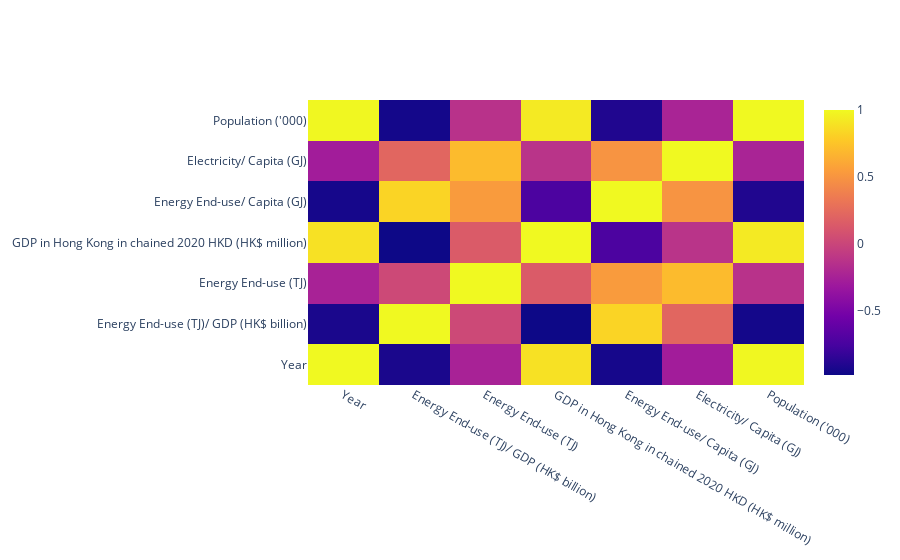

Here is the notebook cell this chart was saved with:
### Code cell
import plotly.express as px
import plotly.graph_objects as go
import plotly.figure_factory as ff

# Heatmap
df_corr = df_overview.corr()
fig = go.Figure(data=go.Heatmap(z=df_corr.values.tolist(), x=df_corr.columns.tolist(), y=df_corr.columns.tolist()))
fig.show()

### Figure 1 — Plotly figure (JSON) as saved in the notebook; plotly's stock layout.template omitted (floating-point values rounded to 4 significant figures)
{"data": [{"type": "heatmap", "x": ["Year", "Energy End-use (TJ)/ GDP (HK$ billion)", "Energy End-use (TJ)", "GDP in Hong Kong in chained 2020 HKD (HK$ million)", "Energy End-use/ Capita (GJ)", "Electricity/ Capita (GJ)", "Population ('000)"], "y": ["Year", "Energy End-use (TJ)/ GDP (HK$ billion)", "Energy End-use (TJ)", "GDP in Hong Kong in chained 2020 HKD (HK$ million)", "Energy End-use/ Capita (GJ)", "Electricity/ Capita (GJ)", "Population ('000)"], "z": [[1, -0.9343, -0.2454, 0.8862, -0.9489, -0.2861, 0.992], [-0.9343, 1, 0.02008, -0.9845, 0.8287, 0.2166, -0.9581], [-0.2454, 0.02008, 1, 0.1427, 0.5339, 0.7011, -0.1365], [0.8862, -0.9845, 0.1427, 1, -0.735, -0.1261, 0.9288], [-0.9489, 0.8287, 0.5339, -0.735, 1, 0.4925, -0.9104], [-0.2861, 0.2166, 0.7011, -0.1261, 0.4925, 1, -0.2364], [0.992, -0.9581, -0.1365, 0.9288, -0.9104, -0.2364, 1]]}], "layout": {}}
